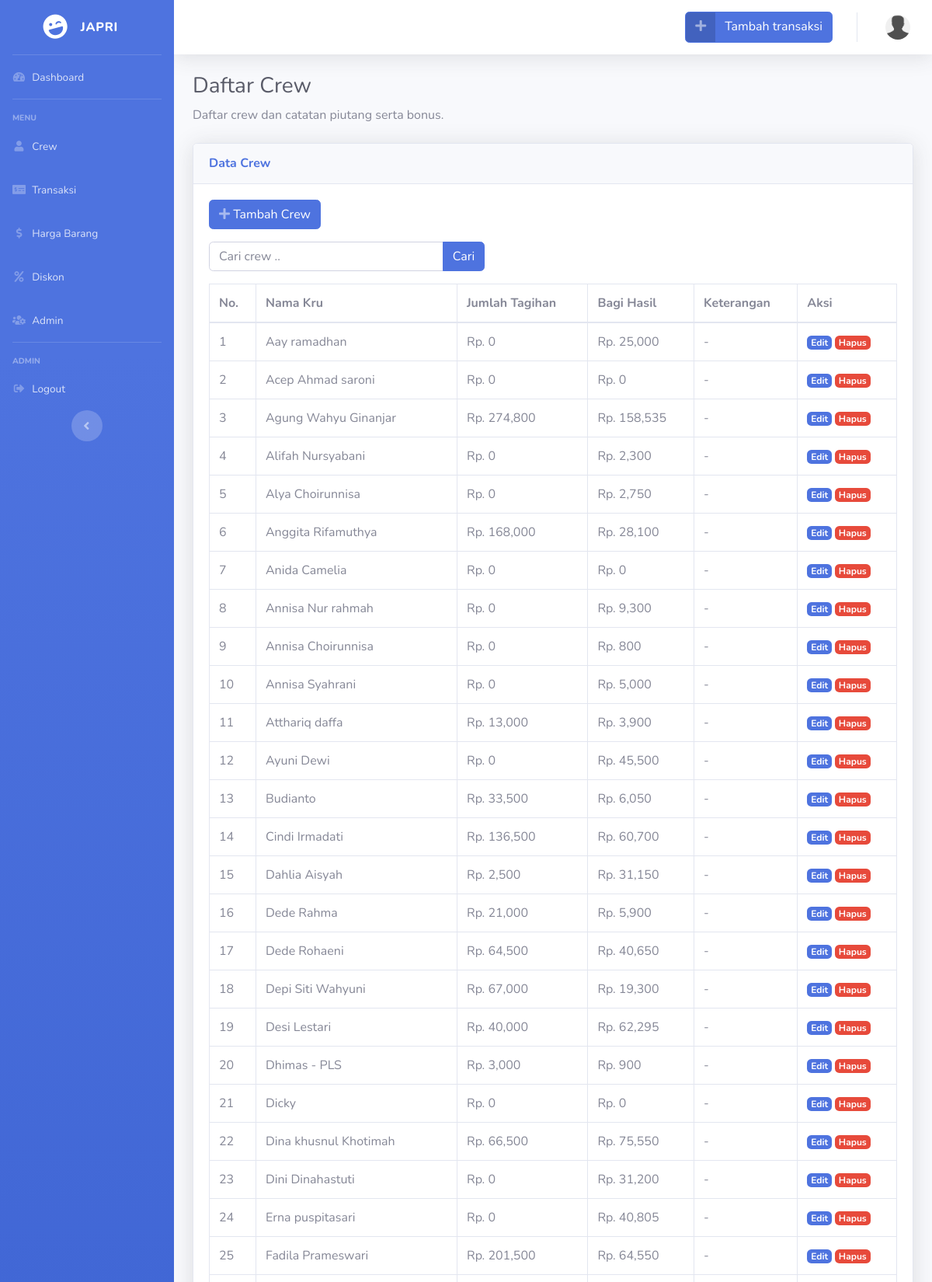
Screenshot of /index.php/crew (upper part) with the database file from the repository.
### tables this page shows
CREATE TABLE `crew` (
  `id_crew` int(11) NOT NULL,
  `nama` varchar(100) NOT NULL,
  `tempat_lahir` varchar(128) NOT NULL,
  `tgl_lahir` date NOT NULL,
  `alamat` text NOT NULL,
  `piutang` bigint(9) NOT NULL,
  `bagihasil` bigint(9) NOT NULL,
  `keterangan` text NOT NULL
);

### application/controllers/Crew.php (called while the page is built, shortened)
<?php
class Crew extends CI_Controller
{
    public function __construct()
    {
        $this->load->model('crew_model', 'crew');
    }
    public function index()
    {
        $data['title'] = "Dashboard | JAPRI";
        $data['page'] = "dashboard";
        $data['sesi'] = "crew";
        $data['crew'] = $this->crew->getAllCrew();
        $this->load->view('template/content', $data);
    }
}

### index.php (called while the page is built, shortened)
<?php
require_once BASEPATH.'core/CodeIgniter.php';

### application/models/crew_model.php (called while the page is built, shortened)
<?php
class Crew_model extends CI_Model
{
    public function getAllCrew()
    {
        return $this->db->get('crew')->result_array();
    }
}

### application/views/sesi/crew.php (the view, shortened to what this page needs)
<div class="container-fluid">
  <h1 class="h3 mb-2 text-gray-800">Daftar Crew</h1>
  <p class="mb-4">Daftar crew dan catatan piutang serta bonus.</p>
  <div class="card shadow mb-4">
    <div class="card-header py-3">
      <h6 class="m-0 font-weight-bold text-primary">Data Crew</h6>
    </div>
    <div class="card-body">
      <div class="table-responsive">
        <div class="row">
          <div class="col-5">
            <a href="" class="btn btn-primary mb-3" data-toggle="modal" data-target="#tambahCrewModal">
              <span class="icon text-white-50">
                <i class="fas fa-plus"></i>
              </span>
              <span class="text">Tambah Crew</span>
            </a>
            <div class="input-group mb-3">
              <input id="search-input" type="text" class="form-control" placeholder="Cari crew .." aria-label="Cari crew .." aria-describedby="search-button">
              <div class="input-group-append">
                <button class="btn btn-primary" id="search-button">Cari</button>
              </div>
            </div>
          </div>
        </div>
        <table class="table table-bordered" id="dataTable" width="100%" cellspacing="0">
          <thead>
            <tr>
              <th>No.</th>
              <th>Nama Kru</th>
              <th>Jumlah Tagihan</th>
              <th>Bagi Hasil</th>
              <th>Keterangan</th>
              <th>Aksi</th>
            </tr>
          </thead>
          <tbody>
            <?php $n = 1; ?>
            <?php foreach ($crew as $row) : ?>
              <tr>
                <td><?= $n; ?></td>
                <td><?= $row['nama']; ?></td>
                <td>Rp. <?= number_format($row['piutang']); ?></td>
                <td>Rp. <?= number_format($row['bagihasil']); ?></td>
                <td><?= $row['keterangan']; ?></td>
                <td>
                  <a href="<?= base_url('crew/edit/') . $row['id_crew'] ?>" class="badge badge-primary">Edit</a>
                  <a href="<?= base_url('crew/hapus/') . $row['id_crew'] ?>" class="badge badge-danger btn-delete">Hapus</a>
                </td>
              </tr>
              <?php $n++; ?>
            <?php endforeach; ?>
          </tbody>
        </table>
      </div>
    </div>
  </div>
</div>

### application/views/template/content.php (shortened to what this page needs)
<!DOCTYPE html>
<html lang="en">
<?php $this->view('template/head'); ?>
<?php $this->view('page/' . $page); ?>
</html>

### application/views/template/head.php (shortened to what this page needs)
<head>
  <link href="<?= base_url(); ?>asset/vendor/fontawesome-free/css/all.min.css" rel="stylesheet" type="text/css">
  <link href="<?= base_url(); ?>asset/css/sb-admin-2.min.css" rel="stylesheet">
  <link href="<?= base_url('asset/css/main.css'); ?>" rel="stylesheet">
  <link href="<?php echo base_url(); ?>asset/css/sb-admin-2.min.css" rel="stylesheet">
  <link href="<?php echo base_url('asset/css/main.css'); ?>" rel="stylesheet">
  <link href="<?php echo base_url('asset/css/jquery-ui.min.css'); ?>" rel="stylesheet">
</head>

### application/views/page/dashboard.php (shortened to what this page needs)
<body id="page-top">
  <div id="wrapper">
    <?php $this->view('page/menu') ?>
    <div id="content-wrapper" class="d-flex flex-column">
      <div id="content">
        <?php $this->view('page/nav'); ?>
        <?php $this->view('sesi/' . $sesi); ?>
      </div>
    </div>
  </div>

### application/views/page/menu.php
<ul class="navbar-nav bg-gradient-primary sidebar sidebar-dark accordion" id="accordionSidebar">
  <a class="sidebar-brand d-flex align-items-center justify-content-center" href="index.html">
    <div class="sidebar-brand-icon rotate-n-15">
      <i class="fas fa-laugh-wink"></i>
    </div>
    <div class="sidebar-brand-text mx-3">JAPRI</div>
  </a>
  <hr class="sidebar-divider my-0">
  <li class="nav-item">
    <a class="nav-link" href="<?= base_url('dashboard'); ?>">
      <i class="fas fa-fw fa-tachometer-alt"></i>
      <span>Dashboard</span></a>
  </li>
  <hr class="sidebar-divider">
  <div class="sidebar-heading">
    Menu
  </div>
  <li class="nav-item">
    <a class="nav-link" href="<?= base_url('crew'); ?>">
      <i class="fas fa-fw fa-user"></i>
      <span>Crew</span></a>
  </li>
  <li class="nav-item">
    <a class="nav-link" href="<?= base_url('transaksi'); ?>">
      <i class="fas fa-fw fa-money-check-alt"></i>
      <span>Transaksi</span>
    </a>
  </li>
  <li class="nav-item">
    <a class="nav-link" href="<?= base_url('harga'); ?>">
      <i class="fas fa-fw fa-dollar-sign"></i>
      <span>Harga Barang</span>
    </a>
  </li>
  <li class="nav-item">
    <a class="nav-link" href="<?= base_url('diskon'); ?>">
      <i class="fas fa-fw fa-percent"></i>
      <span>Diskon</span>
    </a>
  </li>
  <li class="nav-item">
    <a class="nav-link" href="<?= base_url('admin'); ?>">
      <i class="fas fa-fw fa-users-cog"></i>
      <span>Admin</span>
    </a>
  </li>
  <hr class="sidebar-divider d-none d-md-block">
  <div class="sidebar-heading">
    Admin
  </div>
  <li class="nav-item">
    <a class="nav-link" data-toggle="modal" data-target="#logoutModal">
      <i class="fas fa-fw fa-sign-out-alt"></i>
      <span>Logout</span>
    </a>
  </li>
  <div class="text-center d-none d-md-inline">
    <button class="rounded-circle border-0" id="sidebarToggle"></button>
  </div>
</ul>

### application/views/page/nav.php (shortened to what this page needs)
<nav class="navbar navbar-expand navbar-light bg-white topbar mb-4 static-top shadow">
  <ul class="navbar-nav ml-auto">
    <a href="<?= base_url('transaksi/tambah'); ?>" class="btn btn-primary btn-icon-split addItem">
      <span class="icon text-white-50">
        <i class="fas fa-plus"></i>
      </span>
      <span class="text">Tambah transaksi</span>
    </a>
    <li class="nav-item dropdown no-arrow">
      <a class="nav-link dropdown-toggle" href="#" id="userDropdown" role="button" data-toggle="dropdown" aria-haspopup="true" aria-expanded="false">
        <img class="img-profile rounded-circle" src="<?= base_url('asset/img/profile/'); ?>default.jpg">
      </a>
    </li>
  </ul>
</nav>

### asset/css/main.css (style rules this page uses)
.addItem { height: 40px; margin: 15px; }

### rows the page displays
crew: nama "Aay ramadhan", piutang "0", bagihasil "25,000", keterangan "-"
crew: nama "Acep Ahmad saroni", piutang "0", bagihasil "0", keterangan "-"
crew: nama "Agung Wahyu Ginanjar", piutang "274,800", bagihasil "158,535", keterangan "-"
crew: nama "Alifah Nursyabani", piutang "0", bagihasil "2,300", keterangan "-"
crew: nama "Alya Choirunnisa", piutang "0", bagihasil "2,750", keterangan "-"
crew: nama "Anggita Rifamuthya", piutang "168,000", bagihasil "28,100", keterangan "-"
crew: nama "Anida Camelia", piutang "0", bagihasil "0", keterangan "-"
crew: nama "Annisa Nur rahmah", piutang "0", bagihasil "9,300", keterangan "-"
crew: nama "Annisa Choirunnisa", piutang "0", bagihasil "800", keterangan "-"
crew: nama "Annisa Syahrani", piutang "0", bagihasil "5,000", keterangan "-"
crew: nama "Atthariq daffa", piutang "13,000", bagihasil "3,900", keterangan "-"
crew: nama "Ayuni Dewi", piutang "0", bagihasil "45,500", keterangan "-"
crew: nama "Budianto", piutang "33,500", bagihasil "6,050", keterangan "-"
crew: nama "Cindi Irmadati", piutang "136,500", bagihasil "60,700", keterangan "-"
crew: nama "Dahlia Aisyah", piutang "2,500", bagihasil "31,150", keterangan "-"
crew: nama "Dede Rahma", piutang "21,000", bagihasil "5,900", keterangan "-"
crew: nama "Dede Rohaeni", piutang "64,500", bagihasil "40,650", keterangan "-"
crew: nama "Depi Siti Wahyuni", piutang "67,000", bagihasil "19,300", keterangan "-"
crew: nama "Desi Lestari", piutang "40,000", bagihasil "62,295", keterangan "-"
crew: nama "Dhimas - PLS", piutang "3,000", bagihasil "900", keterangan "-"
crew: nama "Dicky", piutang "0", bagihasil "0", keterangan "-"
crew: nama "Dina khusnul Khotimah", piutang "66,500", bagihasil "75,550", keterangan "-"
crew: nama "Dini Dinahastuti", piutang "0", bagihasil "31,200", keterangan "-"
crew: nama "Erna puspitasari", piutang "0", bagihasil "40,805", keterangan "-"
crew: nama "Fadila Prameswari", piutang "201,500", bagihasil "64,550", keterangan "-"
